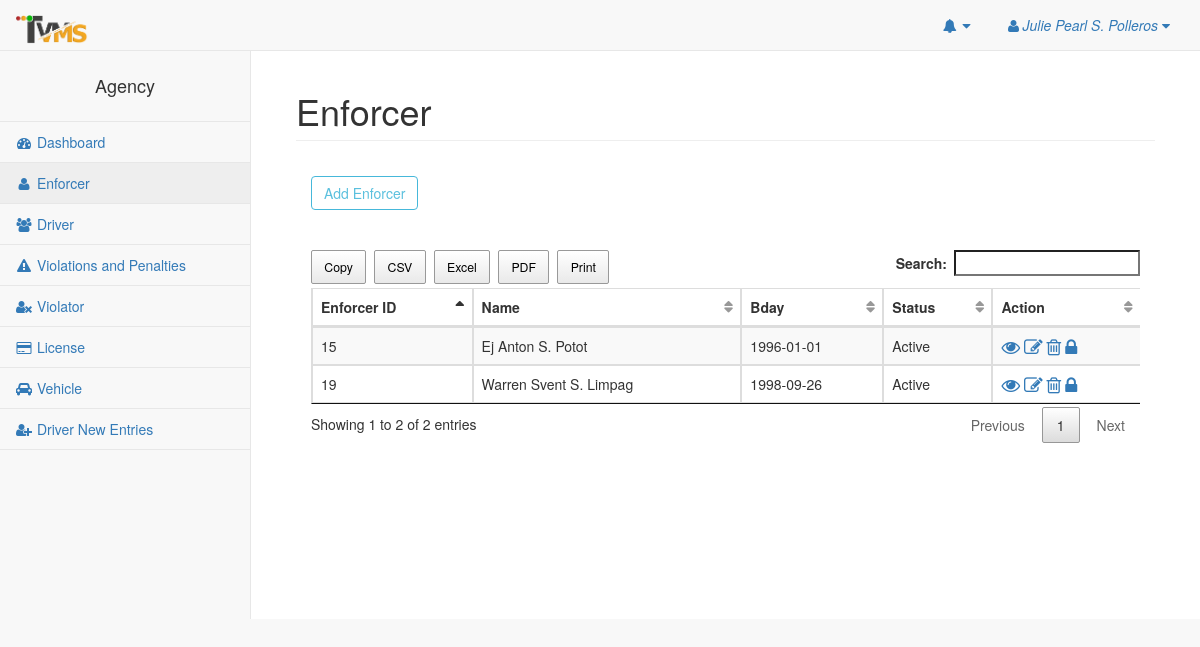
The app's page /pages/enforcer.php (signed in) with its own data.
### tables this page shows
CREATE TABLE `enforcer` (
  `enforcer_id` int(11) NOT NULL,
  `enforcer_img` longblob NOT NULL,
  `enforcer_lname` varchar(100) NOT NULL,
  `enforcer_fname` varchar(100) NOT NULL,
  `enforcer_mi` varchar(100) NOT NULL,
  `enforcer_addressProv` varchar(255) NOT NULL,
  `enforcer_addressCity` varchar(255) NOT NULL,
  `enforcer_mobile` char(11) NOT NULL,
  `enforcer_tel` char(11) NOT NULL,
  `enforcer_gender` varchar(20) NOT NULL,
  `enforcer_email` varchar(100) NOT NULL,
  `enforcer_password` varchar(100) NOT NULL,
  `enforcer_status` varchar(20) NOT NULL,
  `enforcer_type` varchar(20) NOT NULL,
  `enforcer_birthdate` date NOT NULL,
  `agency_id` int(11) NOT NULL
);

### pages/model/enforcerModel.php (called while the page is built, shortened)
<?php
require_once 'dbhelper/dbhelper.php';
Class Enforcer extends DBHelper{
    private $table = 'enforcer';
    function __construct(){
        return DBHelper::__construct();
    }
     function getEnforcers($id){
         return DBHelper::getById($this->table,'agency_id',$id);
     }
}

### pages/dbhelper/dbhelper.php (called while the page is built, shortened)
<?php
Class DBHelper{
    private $host = "localhost";
    private $db = "tvms";
    private $user = "root";
    private $pass = "";
    private $conn;
    function __construct(){
        try{
            $this->conn = new PDO("mysql:host=$this->host;dbname=$this->db",$this->user,$this->pass);
        }catch(PDOException $e){
            echo $e->getMessage();
        }
    }
    function getById($table,$fields_id,$ref_id){
        $sql = "SELECT * FROM $table WHERE $fields_id = $ref_id";
        $stmt = $this->conn->prepare($sql);
        $stmt->execute();
        $row = $stmt->fetchAll(PDO::FETCH_ASSOC);
        return $row;
    }
}

### pages/enforcer.php (the view, shortened to what this page needs)
<?php
    require_once 'model/enforcerModel.php';
    $enforcer = new Enforcer();
?>
<!DOCTYPE html>
<html lang="en">
<head>
    <link href="../vendor/bootstrap/css/bootstrap.min.css" rel="stylesheet">
    <link href="../vendor/metisMenu/metisMenu.min.css" rel="stylesheet">
    <link href="../dist/css/sb-admin-2.css" rel="stylesheet">
    <link href="../vendor/morrisjs/morris.css" rel="stylesheet">
    <link href="../vendor/font-awesome/css/font-awesome.min.css" rel="stylesheet" type="text/css">
    <link rel="stylesheet" href="../dist/css/jquery.dataTables.min.css">
    <link rel="stylesheet" href="../dist/css/buttons.dataTables.min.css">
</head>
<body>
        <?php include_once "nav.php"; ?>
        <div id="page-wrapper">
            <div class="container-fluid">
                <div class="row">
                    <div class="col-lg-12">
                        <h1 class="page-header">Enforcer</h1>
                    </div>
                </div>
                <div class="panel-body">
                    <p>
                        <button type="button" class="btn btn-outline btn-info"  data-toggle="modal" data-target="#enforcerModal">Add Enforcer</button>
                    </p>
                </div>
                <div class="panel-body">
                    <div class="table-responsive">
                        <table class="table table-hover table-striped table-bordered" id="example" width="100%">
                            <thead>
                                <tr>
                                    <th>Enforcer ID</th>
                                    <th>Name</th>
                                    <th>Bday</th>
                                    <th>Status</th>
                                    <th>Action</th>
                                </tr>
                            </thead>
                            <tbody>
                            <?php
                                $id = $_SESSION['id'];
                                $data = $enforcer->getEnforcers($id);
                                foreach($data as $datas){
                            ?>
                                <tr>
                                    <td><?php echo $datas['enforcer_id'] ?></td>
                                    <td><?php echo $datas['enforcer_fname'].' '.$datas['enforcer_mi'].'. '. $datas['enforcer_lname'] ?></td>
                                    <td><?php echo $datas['enforcer_birthdate'] ?></td>
                                    <td><?php echo $datas['enforcer_status'] ?></td>
                                    <td>
                                        <a href="#view<?php echo $datas['enforcer_id'] ?>" data-toggle="modal" style="text-decoration:none"><i class="fa fa-eye fa-lg" aria-hidden="true"></i></button>
                                        <a href="#edit<?php echo $datas['enforcer_id'] ?>" data-toggle="modal" style="text-decoration:none"><i class="fa fa-pencil-square-o fa-lg" aria-hidden="true"></i></button>
                                        <a onclick='javascript:confirmation($(this));return false;' href="deleteEnforcer.php?id=<?php echo $datas['enforcer_id'] ?>" style="text-decoration:none"> <i class="fa fa-trash-o fa-lg" aria-hidden="true"></i> </a>
                                        <?php if($datas['enforcer_status'] == 'Active'){ ?>
                                        <a onclick='javascript:status($(this));return false;' href="enforcerStatus.php?status=<?php echo $datas['enforcer_status']?>&id=<?php echo $datas['enforcer_id'] ?>"><i class="fa fa-lock fa-lg" aria-hidden="true"></i></a>
                                        <?php }
                                              else{
                                        ?>
                                        <a onclick='javascript:status($(this));return false;' href="enforcerStatus.php?status=<?php echo $datas['enforcer_status']?>&id=<?php echo $datas['enforcer_id'] ?>"><i class="fa fa-unlock fa-lg" aria-hidden="true"></i></a>
                                        <?php } ?>
                                    </td>
                                </tr>
                                <?php } ?>
                            </tbody>
                        </table>
                    </div>
                </div>
            </div>
        </div>
    </div>
</body>
</html>

### records on screen
enforcer: enforcer_id "15", enforcer_fname "Ej Anton", enforcer_mi "S", enforcer_lname "Potot", enforcer_birthdate "1996-01-01", enforcer_status "Active"
enforcer: enforcer_id "19", enforcer_fname "Warren Svent", enforcer_mi "S", enforcer_lname "Limpag", enforcer_birthdate "1998-09-26", enforcer_status "Active"

### other values on screen
$_SESSION['head'] "Julie Pearl S. Polleros"
